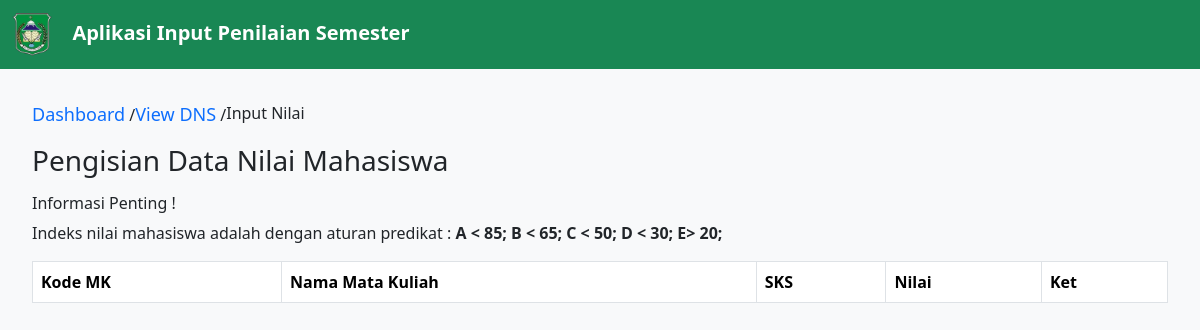
/dashboard/input?npm=22650038&jurusan=62102, run on an earlier commit of the app's database.
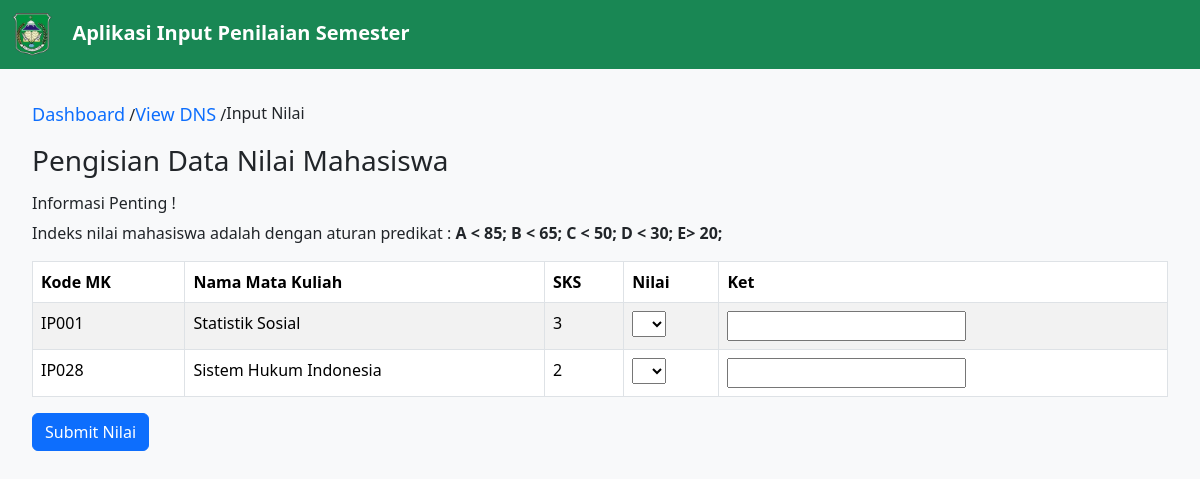
And on a later commit of the database.
### tables this page shows
CREATE TABLE `tb_matkul` (
  `kode_mk` varchar(5) NOT NULL,
  `kode_jurusan` int NOT NULL,
  `nama_mk` varchar(50) NOT NULL,
  `sks` int NOT NULL
);

### app/core/View.php (called while the page is built, shortened)
<?php
class View
{
    public static function render(string $path, $model = []): void
    {
        require_once __DIR__ . '/../view/Layout/Header.php';
        require_once __DIR__ . '/../view/' . $path . '.php';
        require_once __DIR__ . '/../view/Layout/Footer.php';
    }
}

### app/controller/DashboardController.php (called while the page is built, shortened)
<?php
class DashboardController
{
    private Mahasiswa $mahasiswa;
    public function __construct()
    {
        $this->mahasiswa = new Mahasiswa;
    }
    public function input()
    {
        $data = $this->mahasiswa->input($_GET);
        $option = ['A', 'B', 'C', 'D', 'E'];
        View::render("Dashboard/input", [
            "title" => "Dashboard | Input Nilai",
            "data" => $data,
            "option" => $option
        ]);
    }
}

### public/index.php (called while the page is built, shortened)
<?php
Route::run();

### app/model/Mahasiswa.php (called while the page is built, shortened)
<?php
class Mahasiswa
{
    private PDO $pdo;
    public function __construct()
    {
        $this->pdo = Database::getConnection();
    }
    public function input($data)
    {
        try {
            $query = "SELECT tb_matkul.kode_mk, tb_matkul.nama_mk, tb_matkul.sks, tb_dns.nilai,
                        CASE
                            WHEN nilai IN ('A', 'B', 'C') THEN 'Lulus'
                            WHEN nilai = 'D' THEN 'Mengulang'
                            WHEN nilai = 'E' THEN 'Tidak Lulus'
                        END AS status
                        FROM tb_matkul LEFT JOIN tb_dns ON tb_matkul.kode_mk = tb_dns.kode_mk
                                            JOIN tb_mhs ON tb_mhs.kode_jurusan = tb_matkul.kode_jurusan
                        WHERE tb_matkul.kode_jurusan = ? AND tb_mhs.npm = ?";
            $statement = $this->pdo->prepare($query);
            $statement->execute([
                $data["jurusan"],
                $data["npm"]
            ]);
            return $statement->fetchAll(PDO::FETCH_ASSOC) ?? null;
        } finally {
            $statement->closeCursor();
        }
    }
}

### config/database.php (called while the page is built)
<?php
return [
    "dsn" => "mysql:host=localhost;dbname=db_dns",
    "dbuser" => "root",
    "dbpass" => ""
];

### app/database/Database.php (called while the page is built, shortened)
<?php
class Database
{
    private static ?PDO $pdo = null;
    public static function getConnection(): PDO
    {
        if (self::$pdo == null) {
            $config = require_once __DIR__ . '/../../config/database.php';
            self::$pdo = new PDO(
                $config["dsn"],
                $config["dbuser"],
                $config["dbpass"]
            );
        }
        return self::$pdo;
    }
}

### app/view/Dashboard/input.php (the view, shortened to what the changed rows need)
<div class="nilai-container">
	<ol class="breadcrumb">
		<li><a href="<?= BASEURL ?>/dashboard">Dashboard</a> /</li>
		<li class="active"><a href="<?= BASEURL ?>/dashboard/lihat?npm=<?= $_GET["npm"] ?>">View DNS</a> /</li>
		<li class="active">Input Nilai</li>
	</ol>
	<h3>Pengisian Data Nilai Mahasiswa</h3>
	<p>
	<h6>Informasi Penting !</h6>
	Indeks nilai mahasiswa adalah dengan aturan predikat : <b> A < 85; B < 65; C < 50; D < 30; E> 20; </b>
	</p>
	<table id="#" class="table table-striped table-bordered" cellspacing="0" width="90%">
		<thead>
			<tr>
				<th scope="col">Kode MK</th>
				<th scope="col">Nama Mata Kuliah</th>
				<th scope="col">SKS</th>
				<th scope="col">Nilai</th>
				<th scope="col">Ket</th>
			</tr>
		</thead>
		<tbody>
			<?php if (!(is_null($model["data"]))) : ?>
				<form action="<?= BASEURL ?>/dashboard/input/doInput?npm=<?= $_GET["npm"] ?>" method="POST" id="formNilai">
					<?php foreach ($model["data"] as $data) : ?>
						<tr>
							<td><?= $data["kode_mk"] ?></td>
							<td><?= $data["nama_mk"] ?></td>
							<td><?= $data["sks"] ?></td>
							<td>
								<select name="<?= $data["kode_mk"] ?>" <?= $data['nilai'] !== null ? 'disabled' : false ?> required>
									<option></option>
									<?php foreach ($model["option"] as $option) : ?>
										<option <?= ($data['nilai'] ?? null) == $option ? 'selected' : false ?> value="<?= $option ?>"><?= $option ?></option>
									<?php endforeach; ?>
								</select>
							</td>
							<td>
								<input class="text-white <?= $data["status"] == "" ? false : ($data["status"] == "Lulus" ?  "bg-success" : ($data["status"] == "Mengulang" ? "bg-warning" : "bg-danger")) ?>" type="text" value="<?= $data['status'] ?? null ?>" readonly data-id="<?= $data["kode_mk"] ?>">
							</td>
						</tr>
					<?php endforeach; ?>
				</form>
			<?php endif; ?>
		</tbody>
	</table>
	<?php foreach ($model["data"] as $data) : ?>
		<?php if ($data['nilai'] == null) : ?>
			<input type="submit" form="formNilai" class="btn btn-primary" value="Submit Nilai">
		<?php break;
		endif; ?>
	<?php endforeach; ?>
</div>

### app/core/Route.php (shortened to what the changed rows need)
<?php
class Route
{
    private static array $routes;
    public static function add(
        string $method,
        string $path,
        array $controller,
        array $middleware = []
    ): void {
        self::$routes[] = [
            "method"        => $method,
            "path"          => $path,
            "controller"    => $controller,
            "middleware"    => $middleware
        ];
    }
    public static function run(): mixed
    {
        $path = "/";
        if (isset($_SERVER["PATH_INFO"]))
            $path = $_SERVER["PATH_INFO"];
        $method = $_SERVER["REQUEST_METHOD"];
        foreach (self::$routes as $route) {
            if ($route["path"] == $path && $route["method"] == $method) {
                $function = $route["controller"][1];
                return (new $controller)->$function();
            }
        }
        return http_response_code(404);
    }
    public static function is(string $path): bool
    {
        return ($_SERVER["PATH_INFO"] ?? "/") == $path;
    }
}

### app/view/Layout/Header.php (shortened to what the changed rows need)
<!DOCTYPE html>
<html lang="en">
<head>
    <link href="<?= BASEURL ?>/assets/css/bootstrap.min.css" rel="stylesheet">
    <link rel="stylesheet" type="text/css" href="<?= BASEURL ?>/assets/css/jquery.dataTables.css">
    <link rel="stylesheet" href="<?= BASEURL ?>/assets/css/style.css">
    <link rel="stylesheet" href="<?= BASEURL ?>/assets/css/sweetalert2.min.css">
</head>
<body>
    <?php if (!Route::is('/')) : ?>
        <nav class="navbar navbar-expand-sm bg-success navbar-dark">
            <div class="container-fluid">
                <a class="navbar-brand" href="#">
                    <img src="<?= BASEURL ?>/assets/image/logo-uniyap.webp" alt="Logo Uniyap" style="width:40px;">
                    <b> &ensp; Aplikasi Input Penilaian Semester</b>
                </a>
            </div>
        </nav>
    <?php endif; ?>

What changed in the data, as far as the page shows it:
added tb_matkul: kode_mk "IP001", nama_mk "Statistik Sosial", sks "3"
added tb_matkul: kode_mk "IP028", nama_mk "Sistem Hukum Indonesia", sks "2"
